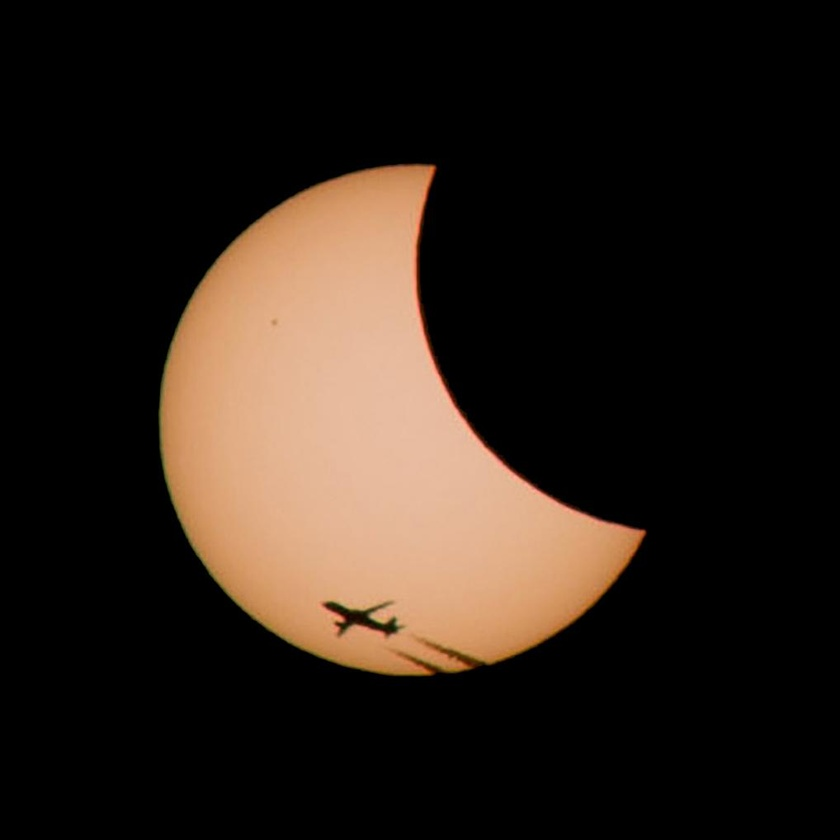
#> input picture example/export/2015-03-20_sun_eclipse_plane.jpg, 840 x 840 px, shrunk from 1018 x 1019 before the run
$ python run.py -input example/export -output out   (Python 2 division)
#> lines starting #> are read from the running program, lines starting #| are printed output that depends on the picture
#> further down, im is the input picture: PIL image 840x840 RGB; mean R, G, B 44.1, 33.3, 25.1
import os, sys, argparse
from PIL import Image, ImageOps
from os import path
import imghdr

# read command line arguments

parser = argparse.ArgumentParser("run.py")
parser.add_argument('-input', help="Input directory", required=True)
parser.add_argument('-output', help="Output directory", required=True)

args = parser.parse_args()

inputDir = args.input
outputDir = args.output

sunSize = 0
imgBoarder = 200

def treshold(x):
    if x < 100:
        x = 0
    return x

def suncrop(image, border):
#> called with border = 200
    sunBorders = image.point(treshold).getbbox()
#> sunBorders = (160, 165, 646, 675)
    global sunSize

    # get sun size from the first image where the sun is complete

    if sunSize == 0:
        sunSize = sunBorders[3] - sunBorders[1]
#> sunSize = 510
        print "Sunsize %d px" % sunSize
#| Sunsize 510 px

    # calculcate top point x from sun by cropping first line and divide left and right border /2

    sunFirstLinePoints = (0, sunBorders[1], im.size[0], sunBorders[1]+1)
#> sunFirstLinePoints = (0, 165, 840, 166)
    sunFirstLineCrop = im.crop(sunFirstLinePoints)

    sunFirstLineBoarder = sunFirstLineCrop.point(treshold).getbbox()
#> sunFirstLineBoarder = (400, 0, 433, 1)

    topBorder = sunBorders[1] - imgBoarder
#> topBorder = -35
    bottomSunBorder = sunBorders[1] + imgBoarder + sunSize
#> bottomSunBorder = 875
    leftSunBoarder = ((sunFirstLineBoarder[0] + sunFirstLineBoarder[2])/2) - (sunSize/2) - imgBoarder
#> leftSunBoarder = -39
    rightSunBoarder = ((sunFirstLineBoarder[0] + sunFirstLineBoarder[2])/2) + (sunSize/2) + imgBoarder
#> rightSunBoarder = 871

    # crop whole image only by top point and sun size as reference

    sunBorderBorders = (leftSunBoarder, topBorder, rightSunBoarder, bottomSunBorder)
#> sunBorderBorders = (-39, -35, 871, 875)
    return image.crop(sunBorderBorders)
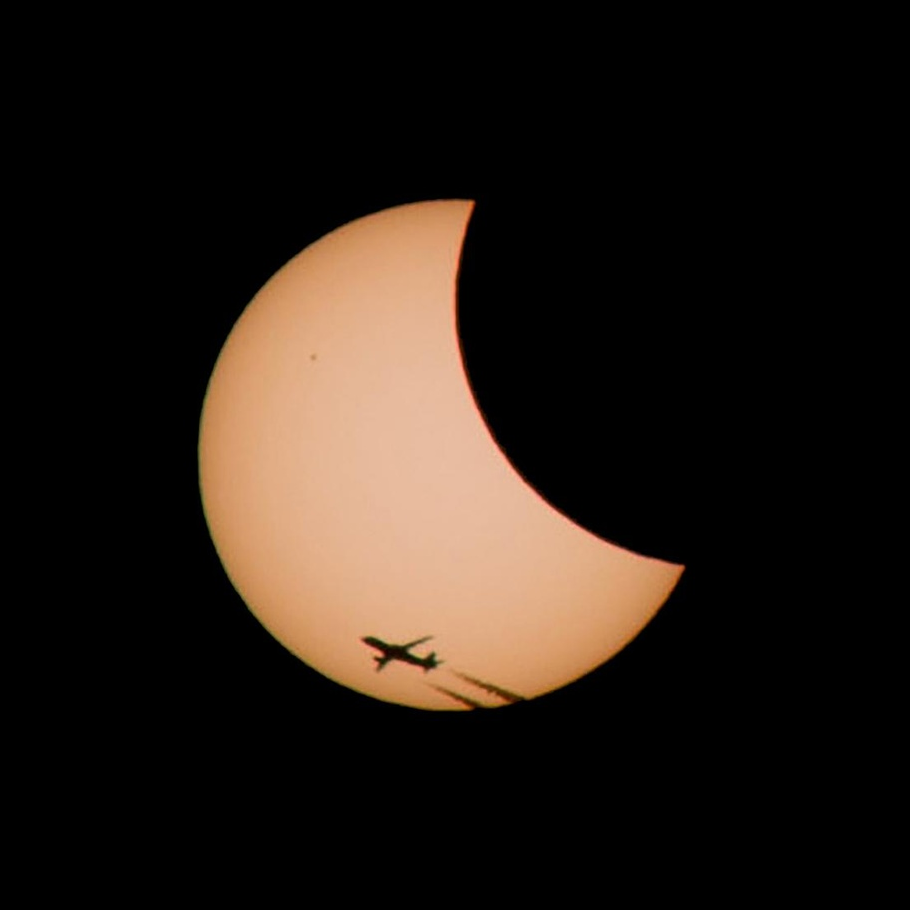
#> returned value: PIL image 910x910 RGB; mean R, G, B 37.6, 28.4, 21.4

sunSize = 0
files = [f for f in os.listdir(inputDir) if f.endswith(".jpg")]
files.sort()

for img in files:
    im = Image.open("%s/%s" % (inputDir, img))
    imtrim = suncrop(im, imgBoarder)
    outfile = "%s/%s" % (outputDir, img)
    print "Saving to %s" % outfile
    imtrim.save(outfile)
